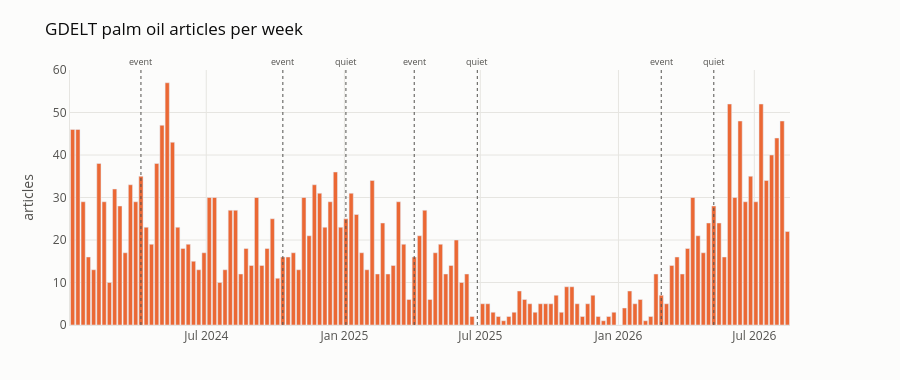

Source (notebook cell):
### Markdown cell above
---
## 5. News coverage

An agent can only beat a statistical baseline where there is news to read, so GDELT
volume is a selection criterion for cutoffs — not just background.

### Code cell
articles = pd.read_csv(ROOT / "implementations" / "pko" / "palm_articles_daily.csv", parse_dates=["date"])
print(
    f"{articles.article_count.sum():,} articles over {len(articles):,} days, "
    f"{articles.date.min():%Y-%m-%d} -> {articles.date.max():%Y-%m-%d}"
)

plot_news_coverage(articles, cutoffs=DEFAULT_CUTOFFS)

### Figure 1 — Plotly figure (JSON) as saved in the notebook; plotly's stock layout.template omitted (floating-point values rounded to 4 significant figures; data arrays with more than 128 entries replaced by an {"elided": "..."} marker saying what was removed)
{"data": [{"hovertemplate": "week ending %{x|%d %b %Y}<br><b>%{y:.0f}</b> articles<extra></extra>", "marker": {"color": "#eb6834"}, "name": "Articles", "showlegend": false, "type": "bar", "x": {"elided": "137 str values"}, "y": {"elided": "137 int values"}}], "layout": {"annotations": [{"font": {"size": 9}, "showarrow": false, "text": "event", "x": "2024-04-05T00:00:00", "xanchor": "center", "xref": "x", "y": 1, "yanchor": "bottom", "yref": "y domain"}, {"font": {"size": 9}, "showarrow": false, "text": "event", "x": "2024-10-11T00:00:00", "xanchor": "center", "xref": "x", "y": 1, "yanchor": "bottom", "yref": "y domain"}, {"font": {"size": 9}, "showarrow": false, "text": "event", "x": "2025-04-04T00:00:00", "xanchor": "center", "xref": "x", "y": 1, "yanchor": "bottom", "yref": "y domain"}, {"font": {"size": 9}, "showarrow": false, "text": "event", "x": "2026-02-27T00:00:00", "xanchor": "center", "xref": "x", "y": 1, "yanchor": "bottom", "yref": "y domain"}, {"font": {"size": 9}, "showarrow": false, "text": "quiet", "x": "2025-01-03T00:00:00", "xanchor": "center", "xref": "x", "y": 1, "yanchor": "bottom", "yref": "y domain"}, {"font": {"size": 9}, "showarrow": false, "text": "quiet", "x": "2025-06-27T00:00:00", "xanchor": "center", "xref": "x", "y": 1, "yanchor": "bottom", "yref": "y domain"}, {"font": {"size": 9}, "showarrow": false, "text": "quiet", "x": "2026-05-08T00:00:00", "xanchor": "center", "xref": "x", "y": 1, "yanchor": "bottom", "yref": "y domain"}], "font": {"color": "#52514e", "size": 12}, "height": 380, "hovermode": "x unified", "legend": {"orientation": "h", "x": 0, "xanchor": "left", "y": 1.02, "yanchor": "bottom"}, "margin": {"b": 55, "l": 70, "r": 110, "t": 70}, "paper_bgcolor": "#fcfcfb", "plot_bgcolor": "#fcfcfb", "shapes": [{"line": {"color": "#52514e", "dash": "dot", "width": 1}, "type": "line", "x0": "2024-04-05T00:00:00", "x1": "2024-04-05T00:00:00", "xref": "x", "y0": 0, "y1": 1, "yref": "y domain"}, {"line": {"color": "#52514e", "dash": "dot", "width": 1}, "type": "line", "x0": "2024-10-11T00:00:00", "x1": "2024-10-11T00:00:00", "xref": "x", "y0": 0, "y1": 1, "yref": "y domain"}, {"line": {"color": "#52514e", "dash": "dot", "width": 1}, "type": "line", "x0": "2025-04-04T00:00:00", "x1": "2025-04-04T00:00:00", "xref": "x", "y0": 0, "y1": 1, "yref": "y domain"}, {"line": {"color": "#52514e", "dash": "dot", "width": 1}, "type": "line", "x0": "2026-02-27T00:00:00", "x1": "2026-02-27T00:00:00", "xref": "x", "y0": 0, "y1": 1, "yref": "y domain"}, {"line": {"color": "#52514e", "dash": "dot", "width": 1}, "type": "line", "x0": "2025-01-03T00:00:00", "x1": "2025-01-03T00:00:00", "xref": "x", "y0": 0, "y1": 1, "yref": "y domain"}, {"line": {"color": "#52514e", "dash": "dot", "width": 1}, "type": "line", "x0": "2025-06-27T00:00:00", "x1": "2025-06-27T00:00:00", "xref": "x", "y0": 0, "y1": 1, "yref": "y domain"}, {"line": {"color": "#52514e", "dash": "dot", "width": 1}, "type": "line", "x0": "2026-05-08T00:00:00", "x1": "2026-05-08T00:00:00", "xref": "x", "y0": 0, "y1": 1, "yref": "y domain"}], "title": {"font": {"color": "#0b0b0b", "size": 17}, "text": "GDELT palm oil articles per week"}, "xaxis": {"gridcolor": "#e6e5e1", "linecolor": "#e6e5e1", "showspikes": false, "zeroline": false}, "yaxis": {"gridcolor": "#e6e5e1", "linecolor": "#e6e5e1", "showspikes": false, "title": {"text": "articles"}, "zeroline": false}}}
